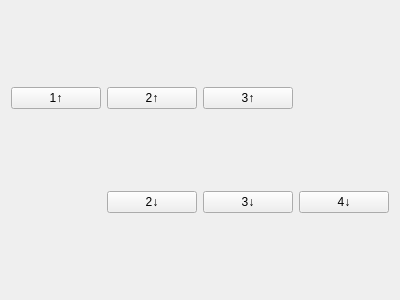
<?xml version="1.0" encoding="UTF-8"?>
<ui version="4.0">
 <class>BuildingUserInterface</class>
 <widget class="QWidget" name="BuildingUserInterface">
  <property name="geometry">
   <rect>
    <x>0</x>
    <y>0</y>
    <width>400</width>
    <height>300</height>
   </rect>
  </property>
  <property name="windowTitle">
   <string>BuildingUserInterface</string>
  </property>
  <layout class="QHBoxLayout" name="horizontalLayout">
   <item>
    <layout class="QGridLayout" name="gridLayout">
     <item row="1" column="2">
      <widget class="QPushButton" name="Floor3DownButton">
       <property name="text">
        <string>3↓</string>
       </property>
      </widget>
     </item>
     <item row="0" column="0">
      <widget class="QPushButton" name="Floor1UpButton">
       <property name="text">
        <string>1↑</string>
       </property>
      </widget>
     </item>
     <item row="1" column="1">
      <widget class="QPushButton" name="Floor2DownButton">
       <property name="text">
        <string>2↓</string>
       </property>
      </widget>
     </item>
     <item row="1" column="3">
      <widget class="QPushButton" name="Floor4DownButton">
       <property name="text">
        <string>4↓</string>
       </property>
      </widget>
     </item>
     <item row="0" column="2">
      <widget class="QPushButton" name="Floor3UpButton">
       <property name="text">
        <string>3↑</string>
       </property>
      </widget>
     </item>
     <item row="0" column="1">
      <widget class="QPushButton" name="Floor2UpButton">
       <property name="text">
        <string>2↑</string>
       </property>
      </widget>
     </item>
    </layout>
   </item>
  </layout>
 </widget>
 <layoutdefault spacing="6" margin="11"/>
 <resources/>
 <connections/>
</ui>
